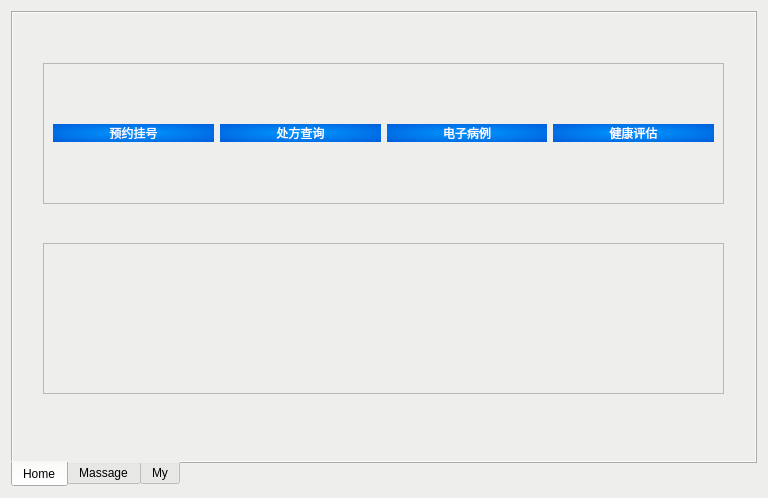
<?xml version="1.0" encoding="UTF-8"?>
<ui version="4.0">
 <class>HomePage</class>
 <widget class="QWidget" name="HomePage">
  <property name="geometry">
   <rect>
    <x>0</x>
    <y>0</y>
    <width>768</width>
    <height>498</height>
   </rect>
  </property>
  <property name="windowTitle">
   <string>Form</string>
  </property>
  <property name="styleSheet">
   <string notr="true">background-color: rgb(238, 238, 236);</string>
  </property>
  <layout class="QGridLayout" name="gridLayout_2">
   <item row="0" column="0">
    <widget class="QTabWidget" name="Homepge">
     <property name="styleSheet">
      <string notr="true"/>
     </property>
     <property name="tabPosition">
      <enum>QTabWidget::South</enum>
     </property>
     <property name="currentIndex">
      <number>0</number>
     </property>
     <widget class="QWidget" name="HOME">
      <attribute name="title">
       <string>Home</string>
      </attribute>
      <widget class="QFrame" name="frame">
       <property name="geometry">
        <rect>
         <x>30</x>
         <y>50</y>
         <width>681</width>
         <height>141</height>
        </rect>
       </property>
       <property name="frameShape">
        <enum>QFrame::StyledPanel</enum>
       </property>
       <property name="frameShadow">
        <enum>QFrame::Raised</enum>
       </property>
       <layout class="QHBoxLayout" name="horizontalLayout">
        <item>
         <widget class="QPushButton" name="booking">
          <property name="styleSheet">
           <string notr="true">border-radius: 50px;
    background: qradialgradient(cx:0.5, cy:0.5, radius: 1, fx:0.5, fy:0.5, stop:0 #0099FF, stop:1 #0044CC);
    color: white;
    font-family: &quot;楷体&quot;;</string>
          </property>
          <property name="text">
           <string>预约挂号</string>
          </property>
         </widget>
        </item>
        <item>
         <widget class="QPushButton" name="prescription_inquiry">
          <property name="styleSheet">
           <string notr="true">border-radius: 50px;
    background: qradialgradient(cx:0.5, cy:0.5, radius: 1, fx:0.5, fy:0.5, stop:0 #0099FF, stop:1 #0044CC);
    color: white;
    font-family: &quot;楷体&quot;;</string>
          </property>
          <property name="text">
           <string>处方查询</string>
          </property>
         </widget>
        </item>
        <item>
         <widget class="QPushButton" name="medica_record">
          <property name="styleSheet">
           <string notr="true">border-radius: 50px;
    background: qradialgradient(cx:0.5, cy:0.5, radius: 1, fx:0.5, fy:0.5, stop:0 #0099FF, stop:1 #0044CC);
    color: white;
    font-family: &quot;楷体&quot;;</string>
          </property>
          <property name="text">
           <string>电子病例</string>
          </property>
         </widget>
        </item>
        <item>
         <widget class="QPushButton" name="health_evaluate">
          <property name="styleSheet">
           <string notr="true">border-radius: 50px;
    background: qradialgradient(cx:0.5, cy:0.5, radius: 1, fx:0.5, fy:0.5, stop:0 #0099FF, stop:1 #0044CC);
    color: white;
    font-family: &quot;楷体&quot;;</string>
          </property>
          <property name="text">
           <string>健康评估</string>
          </property>
         </widget>
        </item>
       </layout>
      </widget>
      <widget class="QFrame" name="frame_5">
       <property name="geometry">
        <rect>
         <x>30</x>
         <y>230</y>
         <width>681</width>
         <height>151</height>
        </rect>
       </property>
       <property name="styleSheet">
        <string notr="true">frame{url(:/resource111/1.png);}</string>
       </property>
       <property name="frameShape">
        <enum>QFrame::StyledPanel</enum>
       </property>
       <property name="frameShadow">
        <enum>QFrame::Raised</enum>
       </property>
      </widget>
     </widget>
     <widget class="QWidget" name="Message">
      <attribute name="title">
       <string>Massage</string>
      </attribute>
      <layout class="QGridLayout" name="gridLayout">
       <item row="0" column="0">
        <layout class="QVBoxLayout" name="verticalLayout_8" stretch="2,20">
         <item>
          <widget class="QLabel" name="label">
           <property name="styleSheet">
            <string notr="true">background-color: rgb(114, 159, 207);</string>
           </property>
           <property name="text">
            <string>在线问诊·消息栏</string>
           </property>
           <property name="alignment">
            <set>Qt::AlignCenter</set>
           </property>
          </widget>
         </item>
         <item>
          <layout class="QHBoxLayout" name="horizontalLayout_14" stretch="3,10">
           <item>
            <widget class="QFrame" name="frame_2">
             <property name="styleSheet">
              <string notr="true">background-color: rgb(255, 255, 255);</string>
             </property>
             <property name="frameShape">
              <enum>QFrame::StyledPanel</enum>
             </property>
             <property name="frameShadow">
              <enum>QFrame::Raised</enum>
             </property>
             <layout class="QVBoxLayout" name="verticalLayout_7">
              <item>
               <widget class="QLabel" name="labelName">
                <property name="minimumSize">
                 <size>
                  <width>0</width>
                  <height>30</height>
                 </size>
                </property>
                <property name="font">
                 <font>
                  <pointsize>12</pointsize>
                 </font>
                </property>
                <property name="text">
                 <string>尚未选择聊天对象</string>
                </property>
                <property name="alignment">
                 <set>Qt::AlignCenter</set>
                </property>
               </widget>
              </item>
              <item>
               <layout class="QVBoxLayout" name="verticalLayout" stretch="30">
                <item>
                 <widget class="QScrollArea" name="scrollArea">
                  <property name="styleSheet">
                   <string notr="true">background-color: rgb(243, 243, 243);</string>
                  </property>
                  <property name="widgetResizable">
                   <bool>true</bool>
                  </property>
                  <widget class="QWidget" name="scrollAreaWidgetContents">
                   <property name="geometry">
                    <rect>
                     <x>0</x>
                     <y>0</y>
                     <width>142</width>
                     <height>323</height>
                    </rect>
                   </property>
                   <layout class="QHBoxLayout" name="horizontalLayout_15">
                    <item>
                     <widget class="QWidget" name="msgWidget" native="true">
                      <layout class="QVBoxLayout" name="verticalLayout_10"/>
                     </widget>
                    </item>
                   </layout>
                  </widget>
                 </widget>
                </item>
               </layout>
              </item>
             </layout>
            </widget>
           </item>
           <item>
            <widget class="dbWidget" name="mainChat" native="true">
             <property name="styleSheet">
              <string notr="true">alternate-background-color: rgb(211, 215, 207);</string>
             </property>
            </widget>
           </item>
          </layout>
         </item>
        </layout>
       </item>
      </layout>
     </widget>
     <widget class="QWidget" name="My">
      <property name="styleSheet">
       <string notr="true">background-color: rgba(255, 255, 255, 128);</string>
      </property>
      <attribute name="title">
       <string>My</string>
      </attribute>
      <widget class="QWidget" name="widget" native="true">
       <property name="geometry">
        <rect>
         <x>30</x>
         <y>20</y>
         <width>671</width>
         <height>111</height>
        </rect>
       </property>
       <property name="styleSheet">
        <string notr="true">background-color: rgb(244, 236, 214);
border-radius: 80px;</string>
       </property>
       <widget class="QPushButton" name="pushButton_submit">
        <property name="geometry">
         <rect>
          <x>610</x>
          <y>70</y>
          <width>51</width>
          <height>31</height>
         </rect>
        </property>
        <property name="styleSheet">
         <string notr="true"/>
        </property>
        <property name="text">
         <string>提交</string>
        </property>
       </widget>
       <widget class="QPushButton" name="pushButton_modify">
        <property name="geometry">
         <rect>
          <x>540</x>
          <y>70</y>
          <width>71</width>
          <height>31</height>
         </rect>
        </property>
        <property name="maximumSize">
         <size>
          <width>224</width>
          <height>37</height>
         </size>
        </property>
        <property name="styleSheet">
         <string notr="true"/>
        </property>
        <property name="text">
         <string>修改资料</string>
        </property>
       </widget>
       <widget class="QLabel" name="avatar_patient">
        <property name="geometry">
         <rect>
          <x>0</x>
          <y>30</y>
          <width>71</width>
          <height>71</height>
         </rect>
        </property>
        <property name="maximumSize">
         <size>
          <width>610</width>
          <height>610</height>
         </size>
        </property>
        <property name="text">
         <string/>
        </property>
        <property name="pixmap">
         <pixmap resource="resources.qrc">:/resource111/patient_avatar.jpg</pixmap>
        </property>
        <property name="alignment">
         <set>Qt::AlignCenter</set>
        </property>
       </widget>
       <widget class="QWidget" name="profileWidgt" native="true">
        <property name="geometry">
         <rect>
          <x>80</x>
          <y>30</y>
          <width>231</width>
          <height>71</height>
         </rect>
        </property>
        <property name="styleSheet">
         <string notr="true">background-color: rgb(211, 215, 207);
background-color: rgb(238, 238, 236);
font: 57 14pt &quot;Ubuntu&quot;;</string>
        </property>
        <layout class="QHBoxLayout" name="horizontalLayout_2">
         <item>
          <layout class="QVBoxLayout" name="verticalLayout_2">
           <item>
            <widget class="QLabel" name="name_patient">
             <property name="text">
              <string>Jenny</string>
             </property>
             <property name="alignment">
              <set>Qt::AlignCenter</set>
             </property>
            </widget>
           </item>
           <item>
            <widget class="QLabel" name="label_17">
             <property name="text">
              <string>就诊号：１２３４５６７</string>
             </property>
             <property name="alignment">
              <set>Qt::AlignCenter</set>
             </property>
            </widget>
           </item>
          </layout>
         </item>
        </layout>
       </widget>
       <widget class="QLabel" name="label_12">
        <property name="geometry">
         <rect>
          <x>330</x>
          <y>20</y>
          <width>271</width>
          <height>51</height>
         </rect>
        </property>
        <property name="styleSheet">
         <string notr="true">font: 57 34pt &quot;Ubuntu&quot;;
</string>
        </property>
        <property name="text">
         <string>个人资料卡</string>
        </property>
       </widget>
      </widget>
      <widget class="QWidget" name="layoutWidget">
       <property name="geometry">
        <rect>
         <x>60</x>
         <y>134</y>
         <width>621</width>
         <height>341</height>
        </rect>
       </property>
       <layout class="QVBoxLayout" name="verticalLayout_9" stretch="10,2">
        <item>
         <layout class="QHBoxLayout" name="horizontalLayout_13" stretch="9,16">
          <item>
           <widget class="QWidget" name="widget_3" native="true">
            <property name="styleSheet">
             <string notr="true">border-color: rgb(211, 215, 207);</string>
            </property>
            <layout class="QVBoxLayout" name="verticalLayout_4" stretch="5,1,1000,5">
             <item>
              <widget class="QWidget" name="widget_4" native="true">
               <property name="styleSheet">
                <string notr="true">background-color: rgb(52, 101, 164);</string>
               </property>
               <layout class="QHBoxLayout" name="horizontalLayout_7">
                <item>
                 <widget class="QLabel" name="label_6">
                  <property name="text">
                   <string>基本信息</string>
                  </property>
                 </widget>
                </item>
               </layout>
              </widget>
             </item>
             <item>
              <spacer name="verticalSpacer">
               <property name="orientation">
                <enum>Qt::Vertical</enum>
               </property>
               <property name="sizeHint" stdset="0">
                <size>
                 <width>20</width>
                 <height>6</height>
                </size>
               </property>
              </spacer>
             </item>
             <item>
              <layout class="QVBoxLayout" name="verticalLayout_3">
               <item>
                <layout class="QHBoxLayout" name="horizontalLayout_3">
                 <item>
                  <widget class="QLabel" name="label_2">
                   <property name="text">
                    <string>姓名：</string>
                   </property>
                  </widget>
                 </item>
                 <item>
                  <widget class="QLineEdit" name="lineEdit"/>
                 </item>
                </layout>
               </item>
               <item>
                <layout class="QHBoxLayout" name="horizontalLayout_4">
                 <item>
                  <widget class="QLabel" name="label_3">
                   <property name="text">
                    <string>性别：</string>
                   </property>
                  </widget>
                 </item>
                 <item>
                  <widget class="QLineEdit" name="lineEdit_2"/>
                 </item>
                </layout>
               </item>
               <item>
                <layout class="QHBoxLayout" name="horizontalLayout_5">
                 <item>
                  <widget class="QLabel" name="label_4">
                   <property name="text">
                    <string>年龄：</string>
                   </property>
                  </widget>
                 </item>
                 <item>
                  <widget class="QLineEdit" name="lineEdit_3"/>
                 </item>
                </layout>
               </item>
               <item>
                <layout class="QHBoxLayout" name="horizontalLayout_6">
                 <item>
                  <widget class="QLabel" name="label_5">
                   <property name="text">
                    <string>出生日期：</string>
                   </property>
                  </widget>
                 </item>
                 <item>
                  <widget class="QLineEdit" name="lineEdit_4"/>
                 </item>
                </layout>
               </item>
              </layout>
             </item>
             <item>
              <spacer name="verticalSpacer_3">
               <property name="orientation">
                <enum>Qt::Vertical</enum>
               </property>
               <property name="sizeHint" stdset="0">
                <size>
                 <width>20</width>
                 <height>40</height>
                </size>
               </property>
              </spacer>
             </item>
            </layout>
           </widget>
          </item>
          <item>
           <widget class="QWidget" name="widget_5" native="true">
            <property name="styleSheet">
             <string notr="true">border-color: rgb(211, 215, 207);</string>
            </property>
            <layout class="QVBoxLayout" name="verticalLayout_6" stretch="5,1,1000,5">
             <item>
              <widget class="QWidget" name="widget_6" native="true">
               <property name="styleSheet">
                <string notr="true">background-color: rgb(52, 101, 164);</string>
               </property>
               <layout class="QHBoxLayout" name="horizontalLayout_8">
                <item>
                 <widget class="QLabel" name="label_7">
                  <property name="text">
                   <string>更多信息</string>
                  </property>
                 </widget>
                </item>
               </layout>
              </widget>
             </item>
             <item>
              <spacer name="verticalSpacer_2">
               <property name="orientation">
                <enum>Qt::Vertical</enum>
               </property>
               <property name="sizeHint" stdset="0">
                <size>
                 <width>20</width>
                 <height>40</height>
                </size>
               </property>
              </spacer>
             </item>
             <item>
              <layout class="QVBoxLayout" name="verticalLayout_5">
               <item>
                <layout class="QHBoxLayout" name="horizontalLayout_9">
                 <item>
                  <widget class="QLabel" name="label_8">
                   <property name="text">
                    <string>身份证号：</string>
                   </property>
                  </widget>
                 </item>
                 <item>
                  <widget class="QLineEdit" name="lineEdit_5"/>
                 </item>
                </layout>
               </item>
               <item>
                <layout class="QHBoxLayout" name="horizontalLayout_10">
                 <item>
                  <widget class="QLabel" name="label_9">
                   <property name="text">
                    <string>手机号：</string>
                   </property>
                  </widget>
                 </item>
                 <item>
                  <widget class="QLineEdit" name="lineEdit_6"/>
                 </item>
                </layout>
               </item>
               <item>
                <layout class="QHBoxLayout" name="horizontalLayout_11">
                 <item>
                  <widget class="QLabel" name="label_10">
                   <property name="text">
                    <string>邮箱：</string>
                   </property>
                  </widget>
                 </item>
                 <item>
                  <widget class="QLineEdit" name="lineEdit_7"/>
                 </item>
                </layout>
               </item>
               <item>
                <layout class="QHBoxLayout" name="horizontalLayout_12">
                 <item>
                  <widget class="QLabel" name="label_11">
                   <property name="text">
                    <string>家庭住址：</string>
                   </property>
                  </widget>
                 </item>
                 <item>
                  <widget class="QLineEdit" name="lineEdit_8"/>
                 </item>
                </layout>
               </item>
              </layout>
             </item>
             <item>
              <spacer name="verticalSpacer_4">
               <property name="orientation">
                <enum>Qt::Vertical</enum>
               </property>
               <property name="sizeHint" stdset="0">
                <size>
                 <width>20</width>
                 <height>40</height>
                </size>
               </property>
              </spacer>
             </item>
            </layout>
           </widget>
          </item>
         </layout>
        </item>
        <item>
         <spacer name="verticalSpacer_5">
          <property name="orientation">
           <enum>Qt::Vertical</enum>
          </property>
          <property name="sizeHint" stdset="0">
           <size>
            <width>20</width>
            <height>40</height>
           </size>
          </property>
         </spacer>
        </item>
       </layout>
      </widget>
     </widget>
    </widget>
   </item>
  </layout>
 </widget>
 <customwidgets>
  <customwidget>
   <class>dbWidget</class>
   <extends>QWidget</extends>
   <header location="global">dbwidget.h</header>
   <container>1</container>
  </customwidget>
 </customwidgets>
 <resources>
  <include location="resources.qrc"/>
 </resources>
 <connections/>
</ui>
